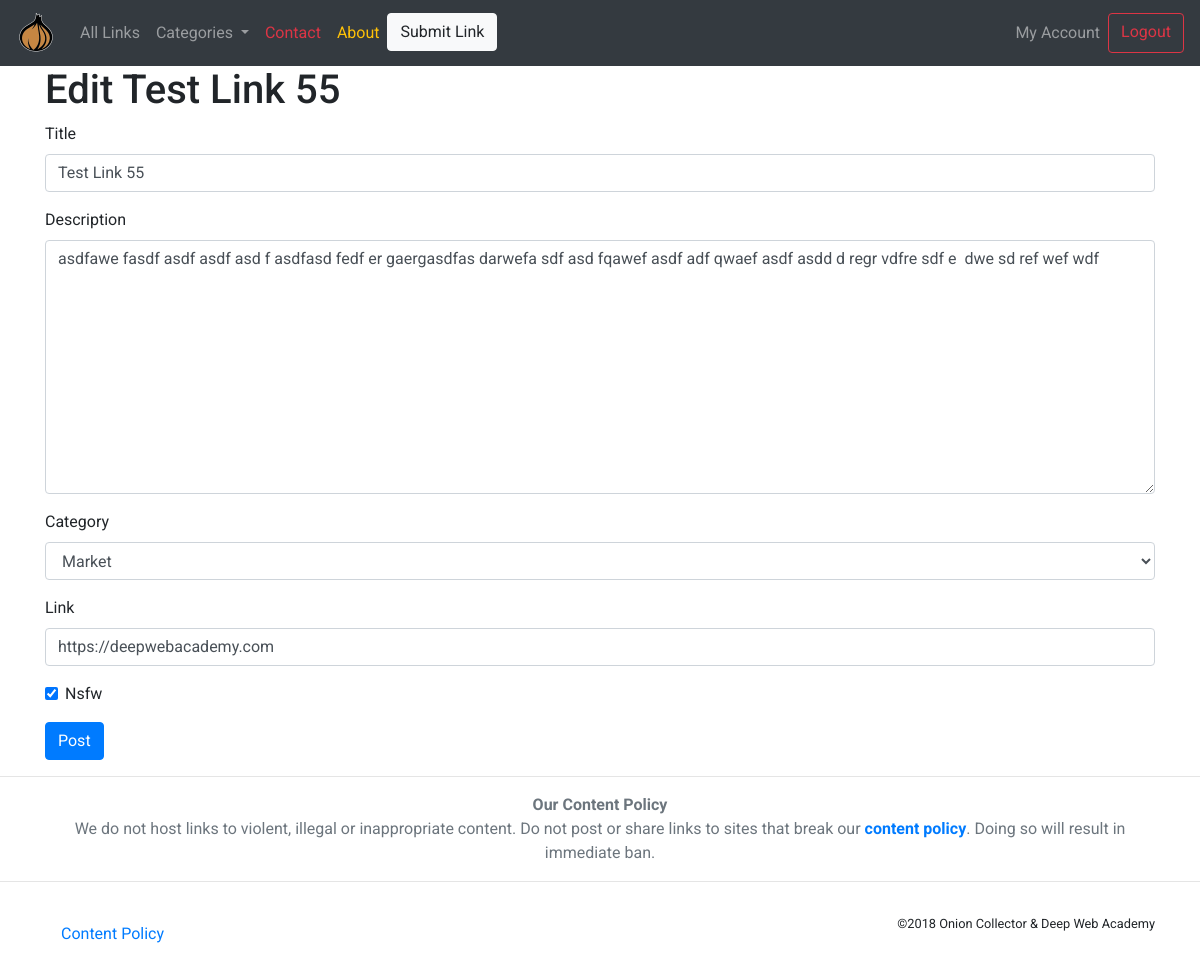
The page /links/test-link-5/update/ (signed in) on the database its author committed.
### links/models.py (models this page shows, shortened)
class Link(models.Model):
    user = models.ForeignKey(settings.AUTH_USER_MODEL,on_delete=models.DO_NOTHING, related_name='links')
    created_at = models.DateTimeField(
            auto_now=True)
    title = models.CharField(max_length=30)
    slug = models.SlugField(unique=True)
    description = models.TextField(max_length = 255)
    category = models.ForeignKey(Category,on_delete=models.DO_NOTHING, related_name='links', null=True, blank=True)
    link = models.URLField(default = 'https://deepwebacademy.com')
    nsfw = models.BooleanField(default = False)
    votes = models.IntegerField(default = 1)
    likes = models.ManyToManyField(settings.AUTH_USER_MODEL, blank=True, related_name='link_likes')
    class Meta:
        ordering = ["-created_at"]
        unique_together = ['user', 'title']

class Category(models.Model):
    title = models.CharField(max_length=25)
    slug = models.SlugField(unique=True)
    def __str__(self):
        return self.title
    class Meta:
        verbose_name_plural = "Categories"

### links/views.py (the view)
class LinkUpdate(LoginRequiredMixin, generic.UpdateView):
    model = Link
    form_class = LinkForm

### links/forms.py
class LinkForm(forms.ModelForm):
    class Meta:
        model = models.Link
        fields = [
            "title",
            "description",
            "category",
            "link",
            "nsfw",
        ]
    def __init__(self, *args, **kwargs):
        user = kwargs.pop('user', None)
        super().__init__(*args, **kwargs)

### links/templatetags/link_extras.py (called while the page is built)
@register.inclusion_tag('links/categories/category_nav.html')
def nav_category_list():
    category = Category.objects.all()
    return {'category': category}

### links/templates/links/link_form.html (shortened to what this page needs)
{% extends "base.html" %}
{% load bootstrap3 %}
{% block content %}
<h1>{% if not form.instance.slug %}New Link{% else %}Edit {{ form.instance.title }}{% endif %}</h1>
<form method="POST">
  {% bootstrap_form form %}
	<input type="submit" value="Post" class="btn btn-primary btn-large">
</form>
{% endblock %}

### onioncollector/static/css/layout.css (style rules this page uses)
* { font-family: 'Roboto', sans-serif; }

### rows shown on the page
Link: instance "Test Link 55", title "Test Link 55", description "asdfawe fasdf asdf asdf asd f asdfasd fedf er gaergasdfas darwefa sdf asd fqawef asdf adf qwaef asdf asdd d regr vdfre sdf e dwe sd ref wef wdf", category "Market", link "https://deepwebacademy.com", nsfw "☑"
